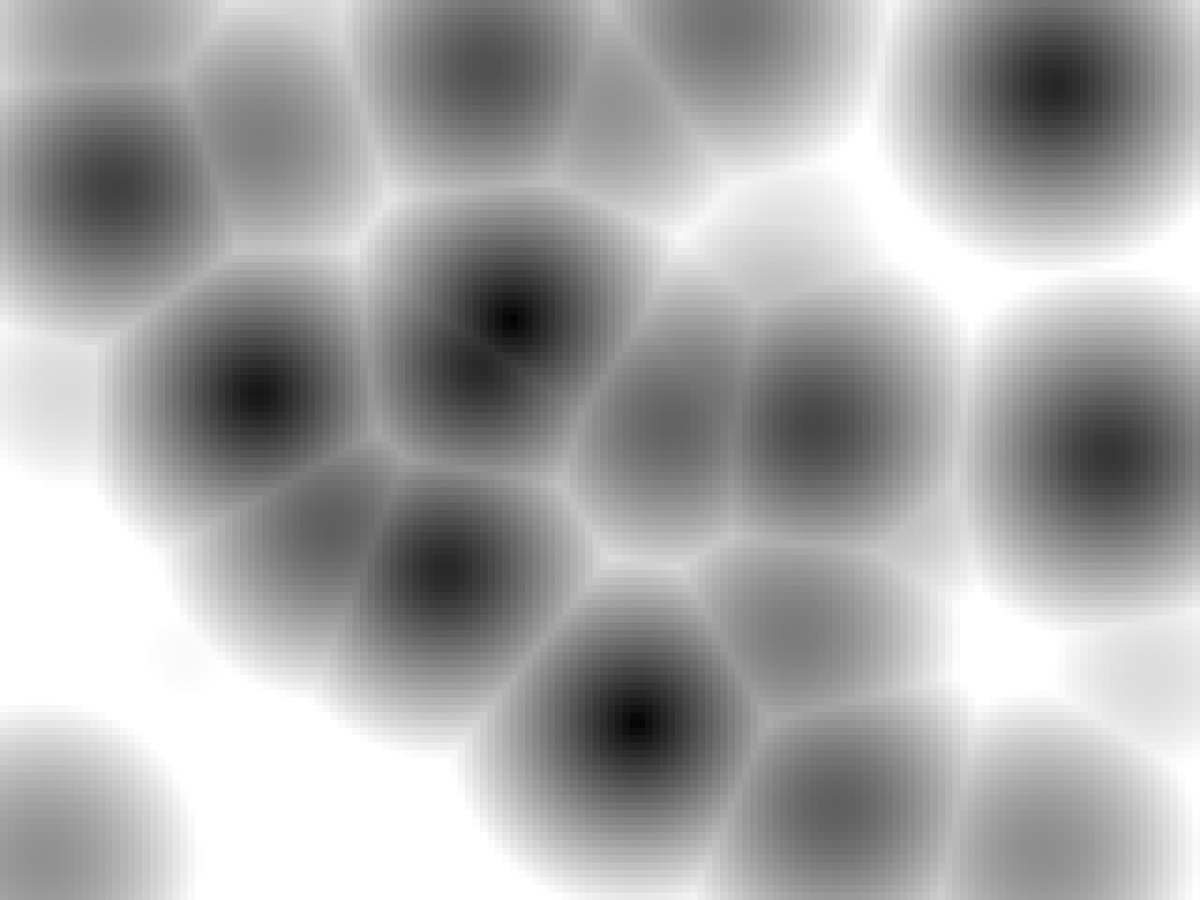
Frame 1 (no input)
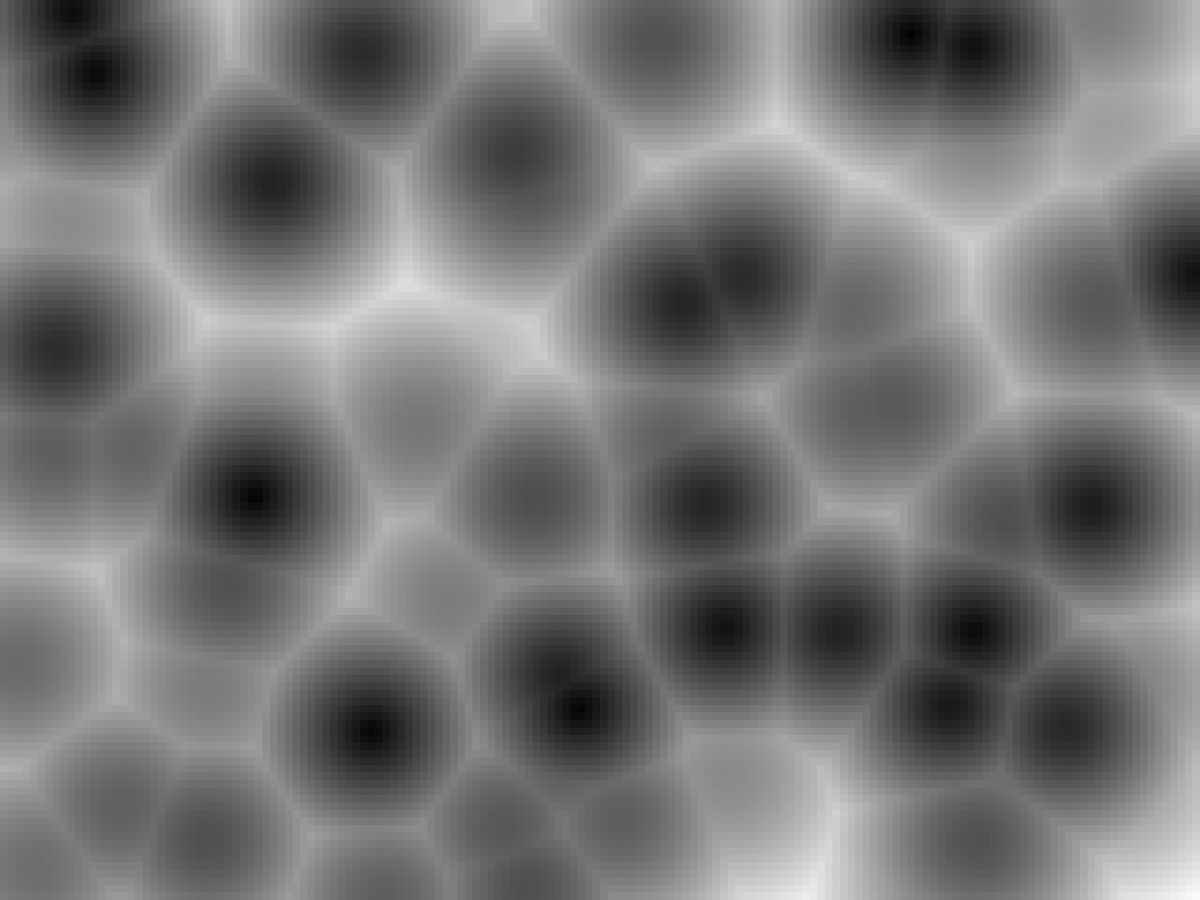
Frame 60 (the mouse pressed at the canvas centre just before this capture)
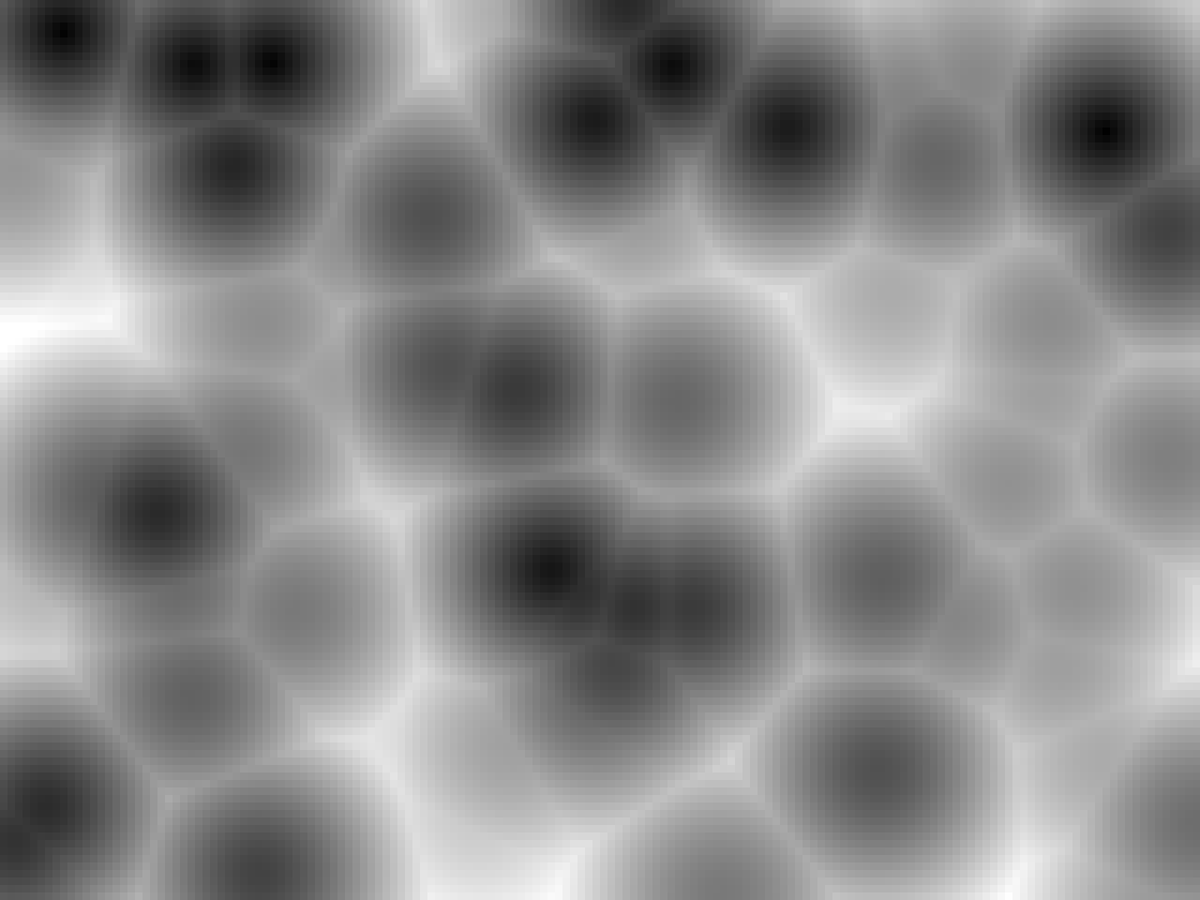
Frame 120 (the mouse held since frame 60 and released just before this capture)

The Processing sketch that drew these frames (run headless with seeded random() and noise(); from frame 60 on, the mouse is pressed at the canvas centre):

// Processing sketch: Voronoi3D
// ── Voronoi3D.pde

void setup() {
  //size(500,500);
  fullScreen();
  for(int x=0;x<1000;x++){
    points.add(new PVector(random(width),random(height),random(5000)));
  }
}

float z=0;
float shortestDist,d;
float s=10;
void draw() {
  background(0);
  z+=10;
  for(int x=0;x<width/s;x++){
    for(int y=0;y<height/s;y++){
      PVector cur = new PVector(x*s,y*s,z);
      shortestDist = 10000;
      for(PVector p : points) {
        d=cur.dist(p);
        if(d<shortestDist)shortestDist=d;
      }
      
      fill(shortestDist);
      noStroke();
      rect(x*s,y*s,s,s);
    }
  }
  if(z>5000)z=0;
}

ArrayList<PVector> points = new ArrayList<PVector>();
